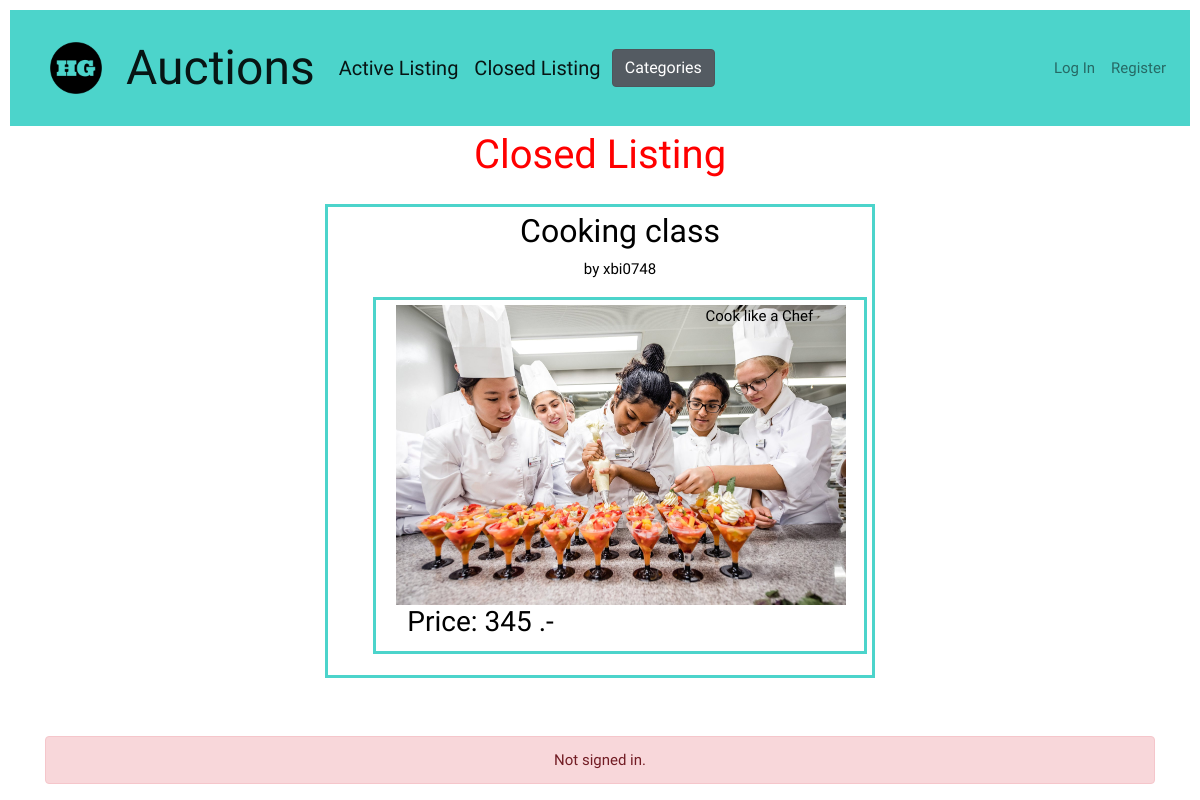
Screenshot of /closed-listing with the database file from the repository.
### auctions/models.py (models this page shows, shortened)
class Listing(models.Model):
    INACTIVE = 0
    ACTIVE = 1
    STATUS = (
        (INACTIVE, _('Inactive')),
        (ACTIVE, _('Active')),
    )
    HEALTH = 1
    MOTOR = 2
    FOOD = 3
    CAT_TYPE = (
        (HEALTH, _('HEALTH')),
        (MOTOR, _('MOTOR')),
        (FOOD, _('FOOD')),
    )
    name = models.CharField(max_length=50)
    initial_price = models.IntegerField()
    user = models.ForeignKey(settings.AUTH_USER_MODEL, default= 1, on_delete=models.CASCADE)
    category = models.IntegerField(choices=CAT_TYPE, default=None, blank=True, null=True)
    description = models.CharField(max_length=100)
    date = models.DateTimeField(auto_now=True)
    active = models.IntegerField(default=1, choices=STATUS)
    image = models.ImageField(upload_to='images', default='images', blank=True, null=True)
    watchlist = models.ForeignKey(watchlist , on_delete=models.CASCADE, blank=True, null=True)
    winner = models.IntegerField(blank=True, null=True)
    comment = models.ManyToManyField(Comment , blank=True)
    def comments_all(self):
        return ', '.join([a.comment_all for a in self.comment.all()])
    comments_all.short_description = "comments_all"

class User(AbstractUser):
    pass

### auctions/views.py (the view)
# urls.py: path("closed-listing", views.closed, name="closed"),
def closed(request):
    all_entries = Listing.objects.all()
    return render(request, "auctions/closed.html", {'all_entries': all_entries} )

### auctions/templates/auctions/closed.html (shortened to what this page needs)
{% extends "auctions/layout.html" %}
{% block body %}
{% load static %}
<h1 style="color:red;" >Closed Listing</h1>
<div class="center">
    <div class="left-inside">
<ul>
    {% for listing in all_entries %}
        {% if listing.active == 0 %}
        <a  href="{% url 'listingpage' pk=listing.id %}">
        <h2>{{ listing.name }}</h2>
        <p>by {{ listing.user }}</p>
        <div class="row" >
            <div class="col-xs-9 col-md-7">
                {% if listing.image %}
                    <img src="{{ listing.image.url }}" style="max-height:300px" alt="{{ listing.name }}">
                {% endif %}
            </div>
            <div class="col-xs-3 col-md-5">
                {{ listing.description }}
            </div>
            <div class="col-xs-3 col-md-5">
                <h3>Price: {{ listing.initial_price }} .- </h3>
            </div>
        </div>
        </a>
        {% endif %}
    {% endfor %}
</ul>
    </div>
        </div>
{% endblock %}

### auctions/static/auctions/styles.css (style rules this page uses)
body { padding: 10px; font-family: 'Ultra'; font-style: light-Italic; font-weight: 50; font-size: 15px; }
.center,h1 { margin: auto; width: 50%; padding: 20px; }
.center-inside,h1 { text-align:center; padding:5px; margin:0 auto; }
.left-inside, .row { text-align: center; padding: 5px; margin: 0 auto; border: 3px solid #4CD4CB; }
a:link { text-decoration: none; color: black; }

### rows the page displays
Listing: name "Cooking class", user "xbi0748", image (picture), description "Cook like a Chef", initial_price "345"
